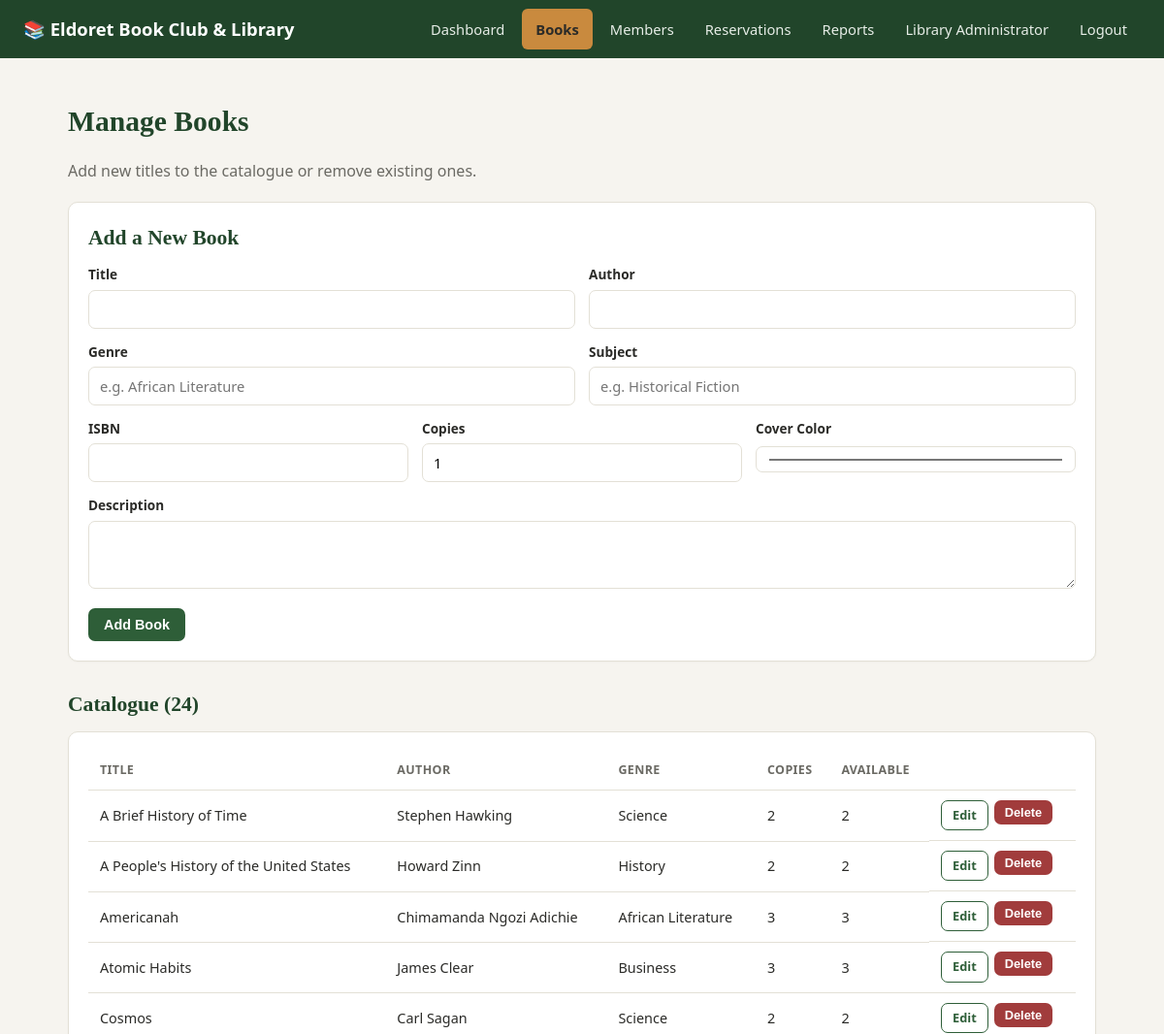
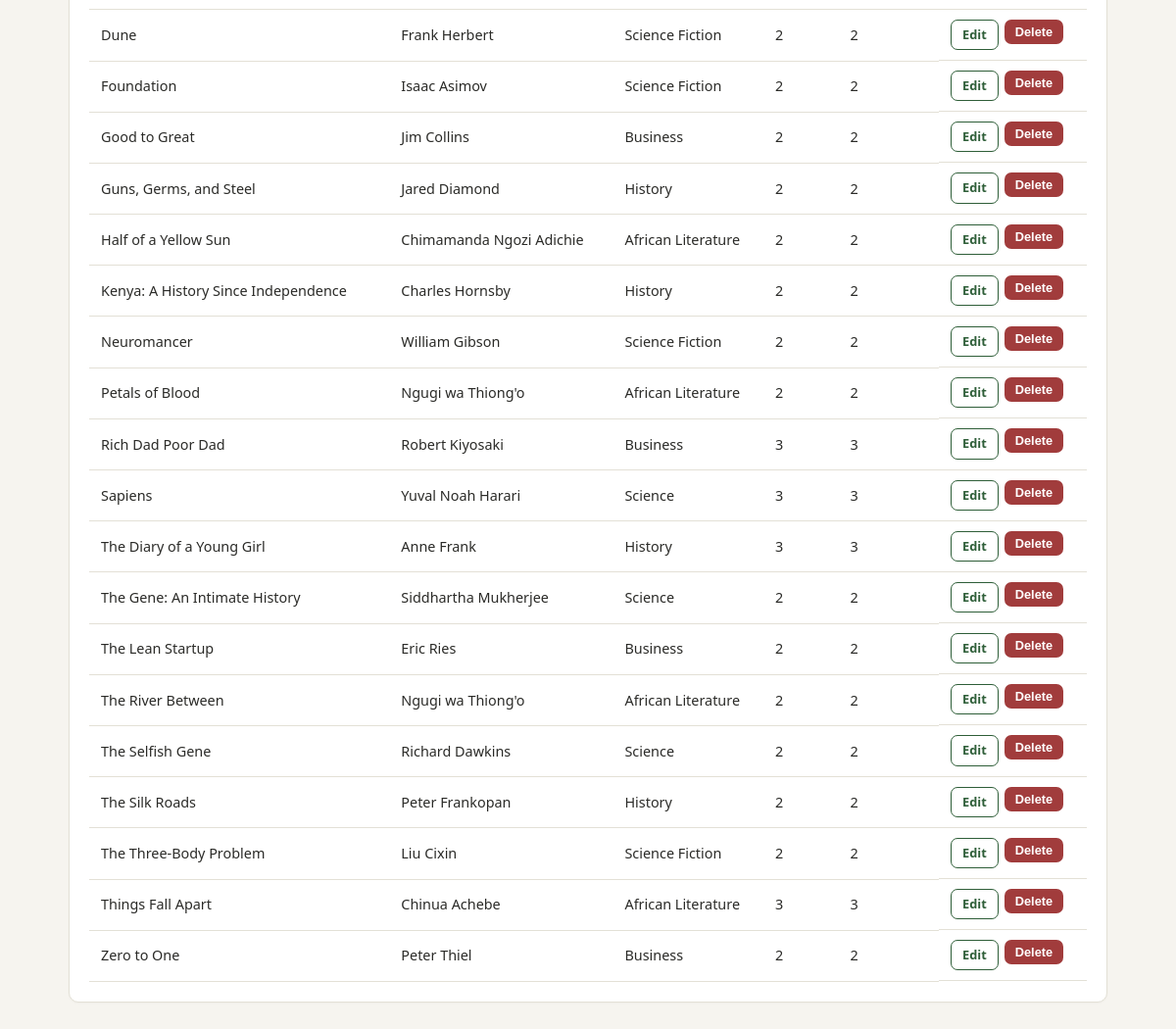
Screenshot of /admin/books (signed in) with the database file from the repository (2 pictures, top to bottom).
### tables this page shows
CREATE TABLE books (
    id INTEGER PRIMARY KEY AUTOINCREMENT,
    title TEXT NOT NULL,
    author TEXT NOT NULL,
    genre TEXT NOT NULL,
    subject TEXT,
    isbn TEXT,
    description TEXT,
    total_copies INTEGER NOT NULL DEFAULT 1,
    available_copies INTEGER NOT NULL DEFAULT 1,
    cover_color TEXT DEFAULT '#4a6fa5',
    added_at TEXT NOT NULL DEFAULT (datetime('now'))
);

### app.py (the view, shortened to what this page needs)
@app.route("/admin/books", methods=["GET", "POST"])
@admin_required
def admin_books():
    db = get_db()
    books = db.execute("SELECT * FROM books ORDER BY title").fetchall()
    return render_template("admin_books.html", books=books)

### app.py (called while the page is built)
def get_db():
    if "db" not in g:
        g.db = sqlite3.connect(DB_PATH)
        g.db.row_factory = sqlite3.Row
        g.db.execute("PRAGMA foreign_keys = ON")
    return g.db

def admin_required(view):
    @wraps(view)
    def wrapped(*args, **kwargs):
        if not session.get("user_id"):
            flash("Please log in to continue.", "warning")
            return redirect(url_for("login"))
        if session.get("role") != "admin":
            abort(403)
        return view(*args, **kwargs)
    return wrapped

@app.context_processor
def inject_user():
    return {
        "current_user_name": session.get("full_name"),
        "current_user_role": session.get("role"),
    }

### templates/admin_books.html (shortened to what this page needs)
{% extends "base.html" %}
{% block content %}
<h1>Manage Books</h1>
<p class="subtitle">Add new titles to the catalogue or remove existing ones.</p>
<div class="card">
  <h2 style="margin-top:0">Add a New Book</h2>
  <form method="POST">
    <div class="form-row">
      <div class="form-group"><label>Title</label><input type="text" name="title" required></div>
      <div class="form-group"><label>Author</label><input type="text" name="author" required></div>
    </div>
    <div class="form-row">
      <div class="form-group"><label>Genre</label><input type="text" name="genre" required placeholder="e.g. African Literature"></div>
      <div class="form-group"><label>Subject</label><input type="text" name="subject" placeholder="e.g. Historical Fiction"></div>
    </div>
    <div class="form-row">
      <div class="form-group"><label>ISBN</label><input type="text" name="isbn"></div>
      <div class="form-group"><label>Copies</label><input type="number" name="total_copies" value="1" min="1" required></div>
      <div class="form-group"><label>Cover Color</label><input type="color" name="cover_color" value="#4a6fa5"></div>
    </div>
    <div class="form-group"><label>Description</label><textarea name="description"></textarea></div>
    <button type="submit" class="btn">Add Book</button>
  </form>
</div>
<h2>Catalogue ({{ books|length }})</h2>
<div class="card">
  <table>
    <thead><tr><th>Title</th><th>Author</th><th>Genre</th><th>Copies</th><th>Available</th><th></th></tr></thead>
    <tbody>
      {% for b in books %}
      <tr>
        <td>{{ b.title }}</td>
        <td>{{ b.author }}</td>
        <td>{{ b.genre }}</td>
        <td>{{ b.total_copies }}</td>
        <td>{{ b.available_copies }}</td>
        <td style="display:flex; gap:6px;">
          <a class="btn btn-sm btn-outline" href="{{ url_for('admin_edit_book', book_id=b.id) }}">Edit</a>
          <form method="POST" class="inline" onsubmit="return confirm('Remove this book?');">
            <button type="submit" class="btn btn-sm btn-danger">Delete</button>
          </form>
        </td>
      </tr>
      {% endfor %}
    </tbody>
  </table>
</div>
{% endblock %}

### static/css/style.css (style rules this page uses)
:root { --primary: #2e5e38; --primary-dark: #21452a; --accent: #c98a3e; --bg: #f6f4ef; --card-bg: #ffffff; --text: #2b2b28; --muted: #6b6a64; --border: #e3e0d6; --danger: #a13c3c; --success: #2e5e38; --warning: #c98a3e; --info: #3e6b8a; }
* { box-sizing: border-box; }
body { margin: 0; font-family: "Segoe UI", system-ui, -apple-system, sans-serif; background: var(--bg); color: var(--text); line-height: 1.5; }
a { color: var(--primary); text-decoration: none; }
h1, h2, h3 { font-family: Georgia, "Times New Roman", serif; color: #21452a; }
h1 { font-size: 1.85rem; margin-bottom: 6px; }
h2 { font-size: 1.35rem; margin: 28px 0 12px; }
.subtitle { color: var(--muted); margin-bottom: 20px; }
.card { background: var(--card-bg); border: 1px solid var(--border); border-radius: 10px; padding: 20px; margin-bottom: 18px; box-shadow: 0 1px 2px rgba(0,0,0,0.03); }
.btn { display: inline-block; padding: 9px 16px; border-radius: 7px; border: none; background: var(--primary); color: #fff; cursor: pointer; font-size: 0.9rem; font-weight: 600; }
.btn-outline { background: transparent; border: 1px solid var(--primary); color: var(--primary); }
.btn-danger { background: var(--danger); }
.btn-sm { padding: 5px 11px; font-size: 0.8rem; }
form.inline { display: inline; }
.form-group { margin-bottom: 14px; }
.form-group label { display: block; font-size: 0.85rem; font-weight: 600; margin-bottom: 5px; color: var(--text); }
.form-group input, .form-group select, .form-group textarea { width: 100%; padding: 9px 11px; border: 1px solid var(--border); border-radius: 7px; font-size: 0.92rem; font-family: inherit; background: #fff; }
.form-group textarea { resize: vertical; min-height: 70px; }
.form-row { display: flex; gap: 14px; flex-wrap: wrap; }
.form-row .form-group { flex: 1; min-width: 160px; }
table { width: 100%; border-collapse: collapse; }
table th, table td { text-align: left; padding: 10px 12px; border-bottom: 1px solid var(--border); font-size: 0.9rem; }
table th { color: var(--muted); font-weight: 600; font-size: 0.78rem; text-transform: uppercase; letter-spacing: 0.03em; }

### rows the page displays
books: title "A Brief History of Time", author "Stephen Hawking", genre "Science", total_copies "2", available_copies "2"
books: title "A People's History of the United States", author "Howard Zinn", genre "History", total_copies "2", available_copies "2"
books: title "Americanah", author "Chimamanda Ngozi Adichie", genre "African Literature", total_copies "3", available_copies "3"
books: title "Atomic Habits", author "James Clear", genre "Business", total_copies "3", available_copies "3"
books: title "Cosmos", author "Carl Sagan", genre "Science", total_copies "2", available_copies "2"
books: title "Dune", author "Frank Herbert", genre "Science Fiction", total_copies "2", available_copies "2"
books: title "Foundation", author "Isaac Asimov", genre "Science Fiction", total_copies "2", available_copies "2"
books: title "Good to Great", author "Jim Collins", genre "Business", total_copies "2", available_copies "2"
books: title "Guns, Germs, and Steel", author "Jared Diamond", genre "History", total_copies "2", available_copies "2"
books: title "Half of a Yellow Sun", author "Chimamanda Ngozi Adichie", genre "African Literature", total_copies "2", available_copies "2"
books: title "Kenya: A History Since Independence", author "Charles Hornsby", genre "History", total_copies "2", available_copies "2"
books: title "Neuromancer", author "William Gibson", genre "Science Fiction", total_copies "2", available_copies "2"
books: title "Petals of Blood", author "Ngugi wa Thiong'o", genre "African Literature", total_copies "2", available_copies "2"
books: title "Rich Dad Poor Dad", author "Robert Kiyosaki", genre "Business", total_copies "3", available_copies "3"
books: title "Sapiens", author "Yuval Noah Harari", genre "Science", total_copies "3", available_copies "3"
books: title "The Diary of a Young Girl", author "Anne Frank", genre "History", total_copies "3", available_copies "3"
books: title "The Gene: An Intimate History", author "Siddhartha Mukherjee", genre "Science", total_copies "2", available_copies "2"
books: title "The Lean Startup", author "Eric Ries", genre "Business", total_copies "2", available_copies "2"
books: title "The River Between", author "Ngugi wa Thiong'o", genre "African Literature", total_copies "2", available_copies "2"
books: title "The Selfish Gene", author "Richard Dawkins", genre "Science", total_copies "2", available_copies "2"
books: title "The Silk Roads", author "Peter Frankopan", genre "History", total_copies "2", available_copies "2"
books: title "The Three-Body Problem", author "Liu Cixin", genre "Science Fiction", total_copies "2", available_copies "2"
books: title "Things Fall Apart", author "Chinua Achebe", genre "African Literature", total_copies "3", available_copies "3"
books: title "Zero to One", author "Peter Thiel", genre "Business", total_copies "2", available_copies "2"

### other values shown
{{ current_user_name }} "Library Administrator"
{{ books|length }} "24"
